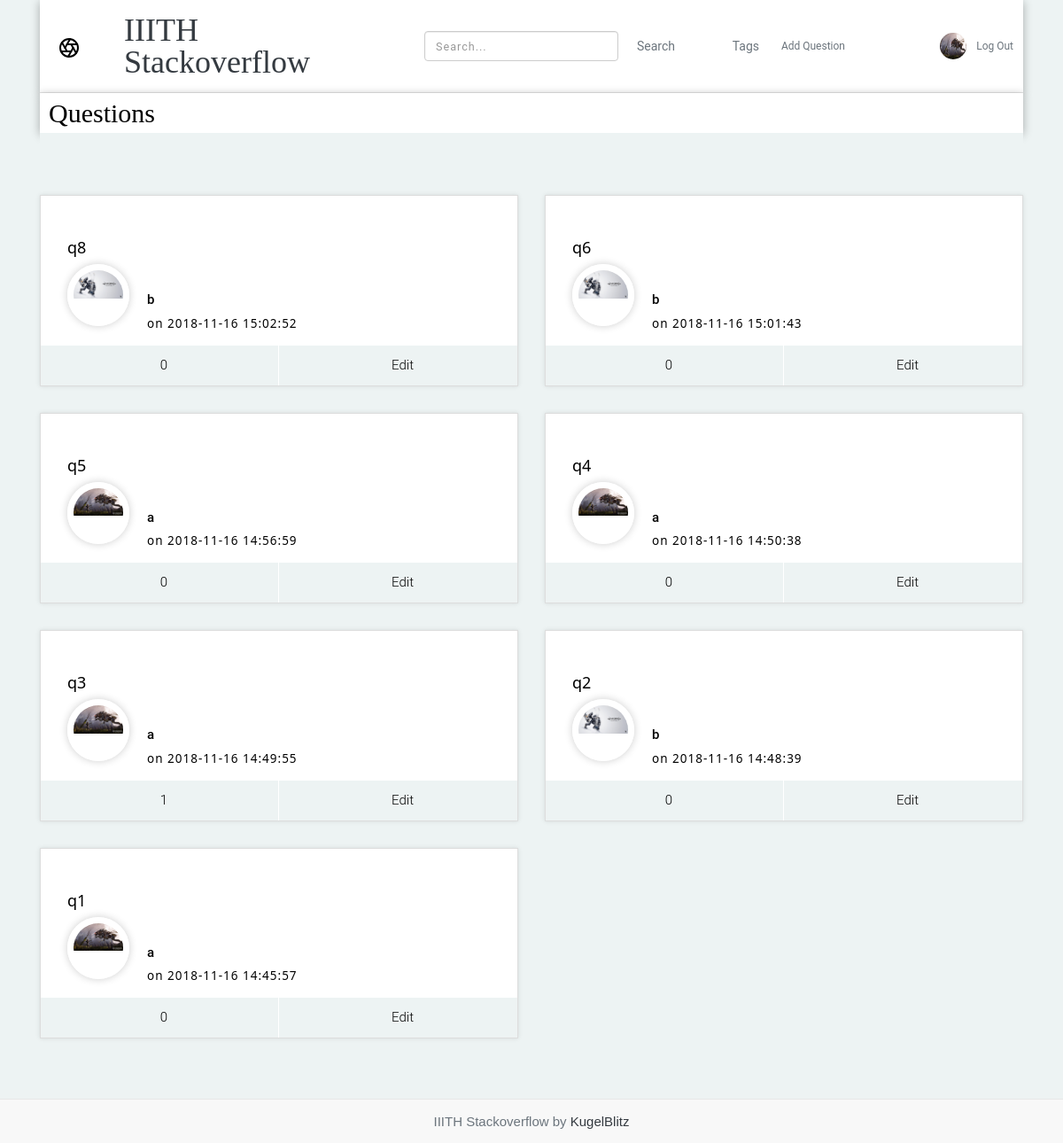
Screenshot of / (signed in) with the database file from the repository.
### tables this page shows
CREATE TABLE user (
  id INTEGER PRIMARY KEY AUTOINCREMENT,
  username TEXT UNIQUE NOT NULL,
  email TEXT UNIQUE NOT NULL,
  password TEXT NOT NULL,
  description VARCHAR(100) NULL,
  reputation INTEGER DEFAULT 0,
  profile_picture VARCHAR(256) DEFAULT NULL
);

CREATE TABLE post (
  qid INTEGER PRIMARY KEY AUTOINCREMENT,
  author_id INTEGER NOT NULL,
  created TIMESTAMP NOT NULL DEFAULT CURRENT_TIMESTAMP,
  upvotes INTEGER NULL DEFAULT 0,
  title TEXT NOT NULL,
  body TEXT NOT NULL,
  bestAnswer INTEGER NULL DEFAULT -1,
  accepted BIT NULL DEFAULT 0,
  FOREIGN KEY (author_id) REFERENCES user (id)
);

### flaskr/question.py (the view)
@bp.route('/')
def index():
    page, per_page, offset = get_page_args(page_parameter='page',
                                           per_page_parameter='per_page')
    db=get_db()
    posts = db.execute(
        'SELECT *'
        ' FROM post p JOIN user u ON p.author_id = u.id'
        ' ORDER BY created DESC'
    ).fetchall()
    total=len(posts)
    pagination_posts = get_posts(offset=offset, per_page=per_page,posts=posts)
    pagination = Pagination(page=page, per_page=per_page, total=total,
                            css_framework='bootstrap4')
    return render_template('question/index.html',posts=pagination_posts,
                                                 page=page,
                                                 per_page=per_page,
                                                 pagination=pagination,)

### flaskr/auth.py (called while the page is built)
@bp.before_app_request
def load_logged_in_user():
    user_id = session.get('user_id')
    if user_id is None:
        g.user = None
    else:
        g.user = get_db().execute(
            'SELECT * FROM user WHERE id = ?', (user_id,)
        ).fetchone()

### flaskr/db.py (called while the page is built)
def get_db():
    if 'db' not in g:
        g.db = sqlite3.connect(
            current_app.config['DATABASE'],
            detect_types=sqlite3.PARSE_DECLTYPES
        )
        g.db.row_factory = sqlite3.Row
    return g.db

### flaskr/question.py (called while the page is built)
def get_posts(offset=0, per_page=12,posts=[]):
    return posts[offset: offset + per_page]

### flaskr/templates/question/index.html (shortened to what this page needs)
{% extends 'base.html' %}
{% block header %}
<h3 style="margin-left: 10px; font-family: Playfair Display"><b>{% block title %}Questions{% endblock %}</b></h3>
{% endblock %}
{% block content %}
     <section class="blog-area section">
            <div class="row">
                {% for post in posts %}
              <div class="col-sm-6 col-md-6">
                <div class="card" style="width:100%">
                  <div class="single-post post-style-2 post-style-3">
                    <div class="blog-info">
                      <h4 class="title"><a href="{{ url_for('question.que', id=post['qid']) }}"><b>{{post['title'] }}</b></a></h4>
                      <div class="avatar-area">
                        <a class="avatar" href="{{ url_for('auth.profile',id=post['author_id']) }}"><img src="{{ url_for('static', filename=post['profile_picture'])}}" alt="Profile Image"></a>
                        <div class="right-area">
                          <label><b>{{ post['username'] }}</b></label>
                          <h6 class="date">on {{ post['created'] }}</h6>
                        </div>
                      </div>
                      <ul class="post-footer">
                        <li><a>{{post['upvotes']}}</a></li>
                        {% if g.user['id'] == post['author_id'] %}
                          <li><a href="{{ url_for('question.update', id=post['qid']) }}">Edit</a></li>
                        {%else%}
                          <li><a>Edit</a></li>
                        {% endif %}
                      </ul>
                    </div>
                  </div>
                </div>
              </div>
              {% endfor %}
            </div>
        </section>
{% endblock %}

### flaskr/templates/base.html (shortened to what this page needs)
<!doctype html>
    <link rel="stylesheet" href="https://use.fontawesome.com/releases/v5.5.0/css/all.css">
    <link rel="stylesheet" href="https://maxcdn.bootstrapcdn.com/bootstrap/4.0.0/css/bootstrap.min.css"
>
    <link type="text/css" rel="stylesheet" href="{{ url_for('static', filename='css/style.css') }}">
<link rel="stylesheet" href="{{ url_for('static', filename='css/style.css') }}">
<link rel="stylesheet" href="https://cdnjs.cloudflare.com/ajax/libs/twitter-bootstrap/3.3.7/css/bootstrap.min.css">
<link rel="stylesheet" href="https://cdnjs.cloudflare.com/ajax/libs/bootstrap-tagsinput/0.8.0/bootstrap-tagsinput.css">
<link rel="stylesheet" href="{{ url_for('static', filename='css/bootstrap-tagsinput.css') }}">
<link href="{{ url_for('static', filename='css/styles.css') }}" rel="stylesheet">
<link href="{{ url_for('static', filename='css/responsive.css') }}" rel="stylesheet">
<link href="{{ url_for('static', filename='css/w3.css') }}" rel="stylesheet">
<link href="{{ url_for('static', filename='css/single-post-2/css/styles.css') }}" rel="stylesheet">	<link href="single-post-2/css/responsive.css" rel="stylesheet">
<link media="all" rel="stylesheet" href="https://code.ionicframework.com/ionicons/2.0.1/css/ionicons.min.css" />
<body>
    <div class="container">
        <header class="blog-header py-3">
            <div class="row flex-nowrap justify-content-between align-items-center">
                <div class="col-sm-1 pt-1">
                </div>
                <div class="col-sm-3 text-left">
                    <a class="blog-header-logo text-dark" href="{{ url_for('question.index')}}">IIITH Stackoverflow</a>
                </div>
                <div class="col-4 d-flex justify-content-end align-items-right">
                    <form class="form-inline my-0 my-sm-0" method="post" action="/search">
                         <input class="form-control mr-sm-2" type="search" placeholder="Search..." aria-label="Search" name="pattern">
                        <button class="btn btn-outline-secondary" type="submit">Search</button>
                    </form>
                </div>
                <div class="col-1 d-flex justify-content-end align-items-left">
                    <form class="form-inline my-0 my-sm-0" method="get" action="/tags">
                         <button class="btn btn-outline-secondary" type="submit">Tags</button>
                    </form>
                </div>
                {% if g.user %}
                <div class="col-sm-1 d-flex justify-content-end align-items-right">
                    <form action="/create">
                      <button type="submit" class="btn btn-sm btn-outline-secondary">Add Question</button>
                      </form>
                </div>
                <div class="col-sm-2 d-flex justify-content-end align-items-left">
                    <div class="avatar-area">
                        <a class="avatar" href="{{ url_for('auth.profile',id=g.user['id']) }}"><img style="height:30px; width:30px; border-radius:50%" src="{{ url_for('static', filename=g.user['profile_picture'])}}"></a>
                    </div>
                    <form action="/auth/logout">
                       <button type="submit" class="btn btn-sm btn-outline-secondary">Log Out</button>
                    </form>
                </div>
                {% endif %}
            </div>
        </header>
    </div>
    <div class="container">
    <section class="content">
        <header>
          {% block header %}{% endblock %}
        </header>
        {% block content %}{% endblock %}
      </section>
    </div>
    {% block footer %}
    <p>&nbsp; &nbsp;</p>
    <p>&nbsp; &nbsp;</p>
            <footer class="navbar navbar-default navbar-fixed-bottom">
    <p class="text-muted" align="center">IIITH Stackoverflow by <a href="{{url_for('question.about')}}" class="text-dark">KugelBlitz</a></p>
</footer>
{% endblock %}
</body>
</html>

### flaskr/static/css/style.css (style rules this page uses)
.blog-header { line-height: 1; border-bottom: 1px solid #e5e5e5; }
.blog-header-logo { font-family: "Playfair Display", serif; font-size: 2.25rem; }
h1, h2, h3, h4, h5, h6 { font-family: "Playfair Display", Georgia, "Times New Roman", serif; }

### flaskr/static/css/styles.css (style rules this page uses)
body { font-size: 15px; font-family: 'Roboto', sans-serif; width: 100%; height: 80%; margin: 0; font-weight: 300; -webkit-font-smoothing: antialiased; -moz-osx-font-smoothing: grayscale; word-wrap: break-word; background: #EDF3F3; color: #000; }
h1, h2, h3, h4, h5, h6, p, a, ul, span, li, img { margin: 0; padding: 0; font-weight: 300; }
h1,h2,h3,h4,h5,h6 { line-height: 1.5; }
p { line-height: 1.6; font-family: 'Maven Pro', sans-serif; font-weight: 400; color: #444; }
h3 { font-size: 2em; }
h4 { font-size: 1.2em; }
h6 { font-size: .9em; letter-spacing: 1px; }
a, button { display: inline-block; text-decoration: none; color: inherit; transition: all .3s; }
b { font-weight: 500; }
img { width: 100%; }
li { list-style: none; display: inline-block; }
header { font-weight: 400; }
.section { padding: 70px 0 40px; }
.card { background: transparent; border: 0; }
header { overflow: hidden; background: #fff; box-shadow: 0px 2px 10px rgba(0,0,0, .3); }
.blog-area .row div[class^="col"] { margin-bottom: 30px; }
.blog-area { text-align: center; background: #EDF3F3; }
.blog-area .single-post { height: 100%; position: relative; padding-bottom: 45px; overflow: hidden; box-shadow: 0px 0px 5px rgba(0,0,0,.1); border: 1px solid #ddd; background: #fff; }
.blog-area .single-post .title { padding: 20px 30px 30px; }
.single-post .avatar { margin: 0 auto; margin-top: -40px; width: 70px; height: 70px; overflow: hidden; z-index: 10; border-radius: 100px; position: relative; border: 7px solid #fff; box-shadow: 0px 0px 10px rgba(0,0,0,.2); }
.single-post .post-footer { position: absolute; bottom: 0; left: 0; right: 0; text-align: center; }
.single-post .post-footer > li { width: 50%; display: inline-block; border-right: 1px solid #fff; background: #EDF3F3; }
.single-post .post-footer > li:first-child { float: left; }
.single-post .post-footer > li:last-child { border: 0px; float: right; }
.single-post .post-footer > li > a { line-height: 45px; width: 100%; }
.blog-area .post-style-2 { padding-bottom: 0; text-align: left; }
.blog-area .post-style-2 .title { padding: 15px 0px 20px; }
.post-style-2 .avatar-area { padding: 25px 0 15px; position: relative; }
.post-style-2 .avatar { margin: 0px; }
.post-style-2 .avatar-area .right-area { margin-left: 90px; position: absolute; top: 50%; transform: translateY(-50%); }
.post-style-2 .blog-info { width: 50%; float: left; height: 100%; position: relative; padding: 30px; padding-bottom: 45px; }
.post-style-2.post-style-3 .blog-info { width: 100%; float: none; }
footer { padding: 70px 0 30px; background: #fff; }

### flaskr/static/css/w3.css (style rules this page uses)
*,*:before,*:after { box-sizing:inherit }
body { margin:0 }
article,aside,details,figcaption,figure,footer,header,main,menu,nav,section,summary { display:block }
a { background-color:transparent;-webkit-text-decoration-skip:objects }
img { border-style:none }
svg:not(:root) { overflow:hidden }
button,input,select,textarea { font:inherit;margin:0 }
button,input { overflow:visible }
button,select { text-transform:none }
button,html [type=button],[type=reset],[type=submit] { -webkit-appearance:button }
[type=search] { -webkit-appearance:textfield;outline-offset:-2px }
html,body { font-family:Verdana,sans-serif;font-size:15px;line-height:1.5 }
h3 { font-size:24px }
h4 { font-size:20px }
h6 { font-size:16px }
h1,h2,h3,h4,h5,h6 { font-family:"Segoe UI",Arial,sans-serif;font-weight:400;margin:10px 0 }
img { vertical-align:middle }
a { color:inherit }

### rows the page displays
user: profile_picture (picture)
post: title "q8", profile_picture (picture), username "b", created "2018-11-16 15:02:52", upvotes "0", shows "Edit"
post: title "q6", profile_picture (picture), username "b", created "2018-11-16 15:01:43", upvotes "0", shows "Edit"
post: title "q5", profile_picture (picture), username "a", created "2018-11-16 14:56:59", upvotes "0"
post: title "q4", profile_picture (picture), username "a", created "2018-11-16 14:50:38", upvotes "0"
post: title "q3", profile_picture (picture), username "a", created "2018-11-16 14:49:55", upvotes "1"
post: title "q2", profile_picture (picture), username "b", created "2018-11-16 14:48:39", upvotes "0", shows "Edit"
post: title "q1", profile_picture (picture), username "a", created "2018-11-16 14:45:57", upvotes "0"
